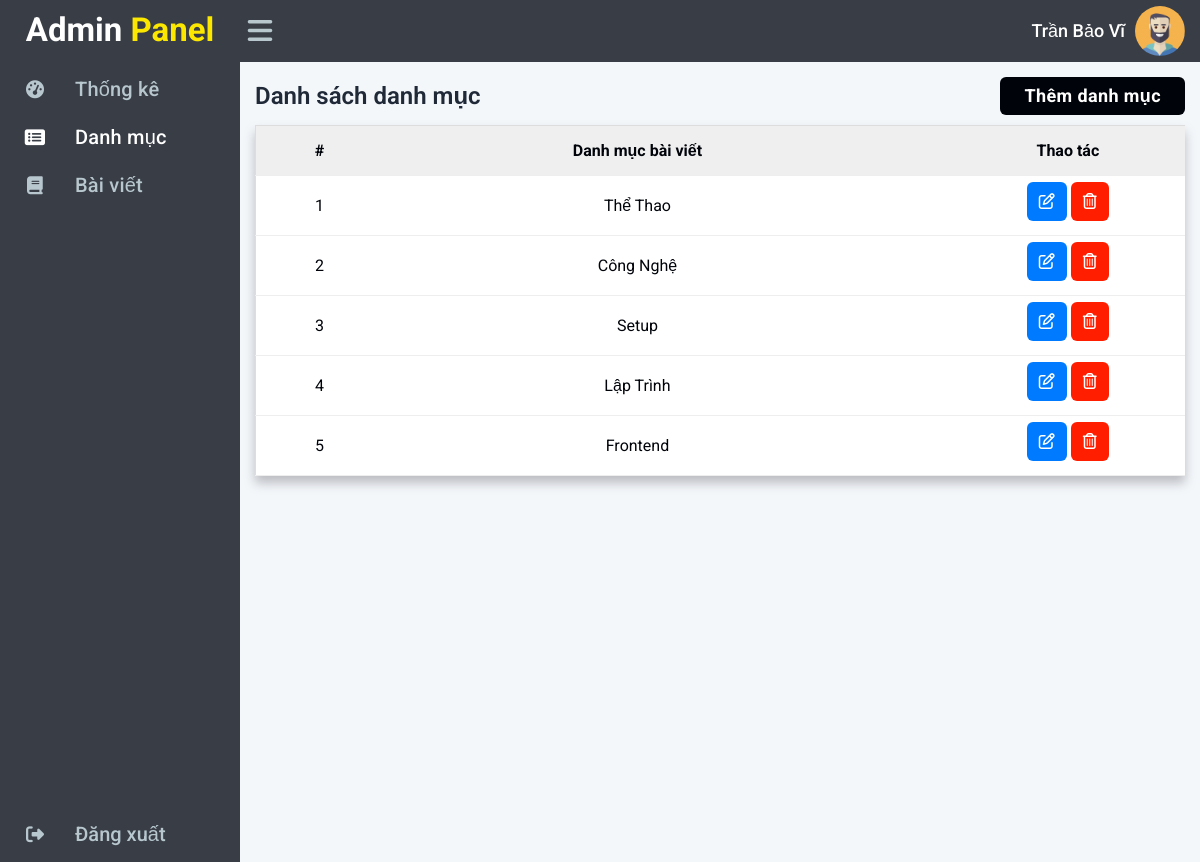
The app's page /admin/dashboard.php?page=danhsachdanhmuc (signed in) with its own data.
### tables this page shows
CREATE TABLE `category` (
  `id` int(11) NOT NULL,
  `title` varchar(255) NOT NULL,
  `status` tinyint(1) NOT NULL DEFAULT 1
);

### admin/functions.php (called while the page is built, shortened)
<?php
function getWhere($table, $condition, $col = ['*'], $limit = "")
{
    global $con;
    $col = implode(',', $col);
    $sql = "SELECT  $col FROM $table where $condition " . (!empty($limit) ? "LIMIT " . $limit : "");
    return mysqli_query($con, $sql);
}

### admin/pages/category.php (the view, shortened to what this page needs)
<?php
$result = getWhere("category", "status = 1 ORDER BY id desc");
?>
<div class="content">
  <div class="section-heading">
    <h2>Danh sách danh mục</h2>
    <button><a href="?page=themdanhmuc">Thêm danh mục</a></button>
  </div>
  <div class="data-listtings">
    <table>
      <tr>
        <th>#</th>
        <th>Danh mục bài viết</th>
        <th colspan="2">Thao tác</th>
      </tr>
      <?php
      $stt = 1;
      while ($row = mysqli_fetch_assoc($result)) :
      ?>
        <tr>
          <td><?= $stt ?></td>
          <td><?= $row['title'] ?></td>
          <td>
            <button type="button" class="btn edit-btn">
              <a href="?page=suadanhmuc&id=<?= $row['id'] ?>"> <i class="fa-regular fa-pen-to-square"></i></a>
            </button>
            <form action="?page=xoadanhmuc" method="post">
              <button onclick="return confirm('Bạn muốn xóa danh mục này')" class="btn delete-btn">
                <i class="fa-regular fa-trash-can"></i>
              </button>
            </form>
          </td>
        </tr>
      <?php $stt++;
      endwhile; ?>
    </table>
  </div>
</div>
</main>
</body>
</html>

### admin/css/style.css (style rules this page uses)
:root { --primary-color: #00040a; --white-color: #fff; --white2-color: #b8c7ce; --bg-color: #393e46; --body-color: #333; --body-fize: 16px; --smooth: all 0.5s ease; }
*, *::after, *::before { box-sizing: border-box; margin: 0; padding: 0; }
button { cursor: pointer; border: none; background: none; display: inline-block; }
select, input, button, textarea { box-sizing: border-box; border: none; padding: 0; margin: 0; outline: none; font-family: "Roboto", sans-serif; }
a { text-decoration: none; color: inherit; }
html { font-size: 62.5%; scroll-behavior: smooth; }
body { font-size: var(--body-fize); color: var(--primary-color); font-weight: 400; font-family: "Roboto", sans-serif; }
.content { background-color: #f4f7fa; height: calc(100vh); padding: 15px 15px 5px 15px; }
.section-heading { display: flex; gap: 20px; align-items: center; margin-bottom: 10px; }
.section-heading h2 { font-size: 24px; color: #1f2937; font-weight: 600; }
.section-heading button { margin-left: auto; letter-spacing: 0.4px; display: inline-block; color: #fff; font-weight: 700; padding: 0.8rem 2.4rem; background-color: var(--primary-color); font-size: 18px; border-radius: 6px; }
.data-listtings { overflow: scroll; height: auto; box-shadow: 0px 7px 10px 0px rgba(100, 100, 111, 0.4); }
.data-listtings form { display: inline-block; }
.data-listtings table { border: 1px solid #dddddd; width: 100%; min-width: 990px; border-collapse: collapse; background-color: #fff; }
table .btn { display: inline-block; padding: 10px 12px; font-size: 16px; font-weight: 900; border-radius: 6px; color: #fff; }
table .btn.delete-btn { background-color: #ff1e00; }
table .btn.edit-btn { background-color: #007bff; margin-bottom: 8px; }
table th, table td { border-bottom: 1px solid #eee; padding: 6px 14px; text-align: center; transition: var(--smooth); }
table th { background-color: #eeee; padding: 15px; }
::placeholder { font-size: 16px; }

### records on screen
category: title "Thể Thao"
category: title "Công Nghệ"
category: title "Setup"
category: title "Lập Trình"
category: title "Frontend"

### other values on screen
$_SESSION['admin']['username'] "Trần Bảo Vĩ"
